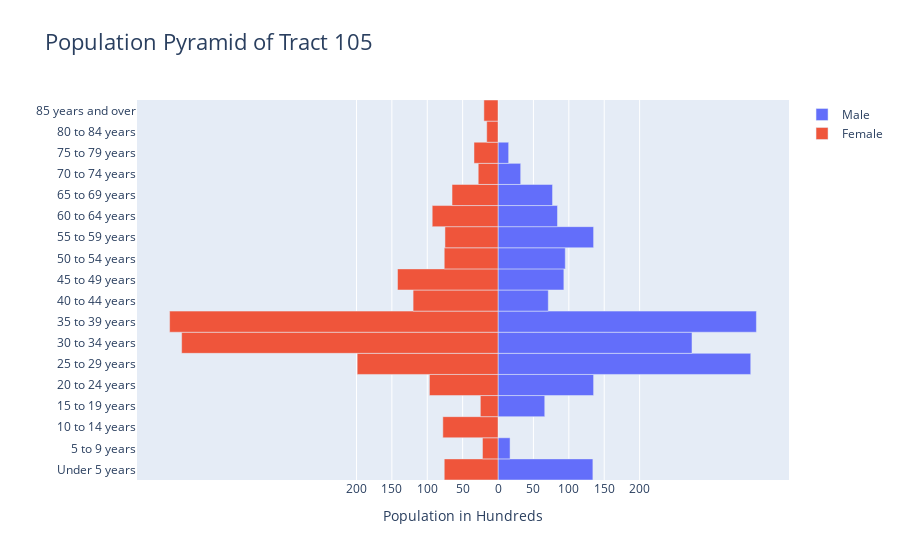

Source (notebook cell):
### Code cell
# Tract 105 Analysis

male_col = 'Census Tract 105, District of Columbia, District of Columbia!!Male!!Estimate'
female_col = 'Census Tract 105, District of Columbia, District of Columbia!!Female!!Estimate'

tract_df = age_and_sex_df[['Label (Grouping)', 'Census Tract 105, District of Columbia, District of Columbia!!Total!!Estimate' ,male_col, female_col]].iloc[2:20 , :]
tract_df.head()

tract_df[male_col]=tract_df[male_col].replace(regex=[r'\D+'], value="")
tract_df[female_col] = tract_df[female_col].replace(regex=[r'\D+'], value="")
tract_df = tract_df.dropna(subset=[male_col, female_col])

tract_df[male_col] = tract_df[male_col].astype(int)
tract_df[female_col] = tract_df[female_col].astype(int)
tract_df.head(100)


import plotly.graph_objects as gp

y_age = list(tract_df['Label (Grouping)'])
x_M = tract_df[male_col]
x_F = tract_df[female_col] * -1

# x_F.reverse()

fig = gp.Figure()
  
# Adding Male data to the figure
fig.add_trace(gp.Bar(y= y_age, x = x_M, 
                     name = 'Male', 
                     orientation = 'h'))
  
# Adding Female data to the figure
fig.add_trace(gp.Bar(y = y_age, x = x_F,
                     name = 'Female', orientation = 'h'))
  
# Updating the layout for our graph
fig.update_layout(title = 'Population Pyramid of Tract 105', barmode = 'relative',
                 title_font_size = 22,
                 bargap = 0.0, bargroupgap = 0,
                 xaxis = dict(tickvals = [-200, -150, -100, -50,
                                          0, 50, 100, 150, 200],
                                
                              ticktext = ['200', '150', '100','50', '0', 
                                          '50', '100', '150', '200'],
                                
                              title = 'Population in Hundreds',
                              title_font_size = 14)
                 )
  
fig.show()

### Figure 1 — Plotly figure (JSON) as saved in the notebook; plotly's stock layout.template omitted (floating-point values rounded to 4 significant figures)
{"data": [{"name": "Male", "orientation": "h", "type": "bar", "x": [134, 17, 0, 66, 135, 357, 274, 365, 71, 93, 95, 135, 84, 77, 32, 15, 0, 0], "y": ["        Under 5 years", "        5 to 9 years", "        10 to 14 years", "        15 to 19 years", "        20 to 24 years", "        25 to 29 years", "        30 to 34 years", "        35 to 39 years", "        40 to 44 years", "        45 to 49 years", "        50 to 54 years", "        55 to 59 years", "        60 to 64 years", "        65 to 69 years", "        70 to 74 years", "        75 to 79 years", "        80 to 84 years", "        85 years and over"]}, {"name": "Female", "orientation": "h", "type": "bar", "x": [-76, -22, -78, -25, -97, -199, -447, -464, -120, -142, -76, -75, -93, -65, -28, -34, -16, -20], "y": ["        Under 5 years", "        5 to 9 years", "        10 to 14 years", "        15 to 19 years", "        20 to 24 years", "        25 to 29 years", "        30 to 34 years", "        35 to 39 years", "        40 to 44 years", "        45 to 49 years", "        50 to 54 years", "        55 to 59 years", "        60 to 64 years", "        65 to 69 years", "        70 to 74 years", "        75 to 79 years", "        80 to 84 years", "        85 years and over"]}], "layout": {"bargap": 0, "bargroupgap": 0, "barmode": "relative", "title": {"font": {"size": 22}, "text": "Population Pyramid of Tract 105"}, "xaxis": {"ticktext": ["200", "150", "100", "50", "0", "50", "100", "150", "200"], "tickvals": [-200, -150, -100, -50, 0, 50, 100, 150, 200], "title": {"font": {"size": 14}, "text": "Population in Hundreds"}}}}
